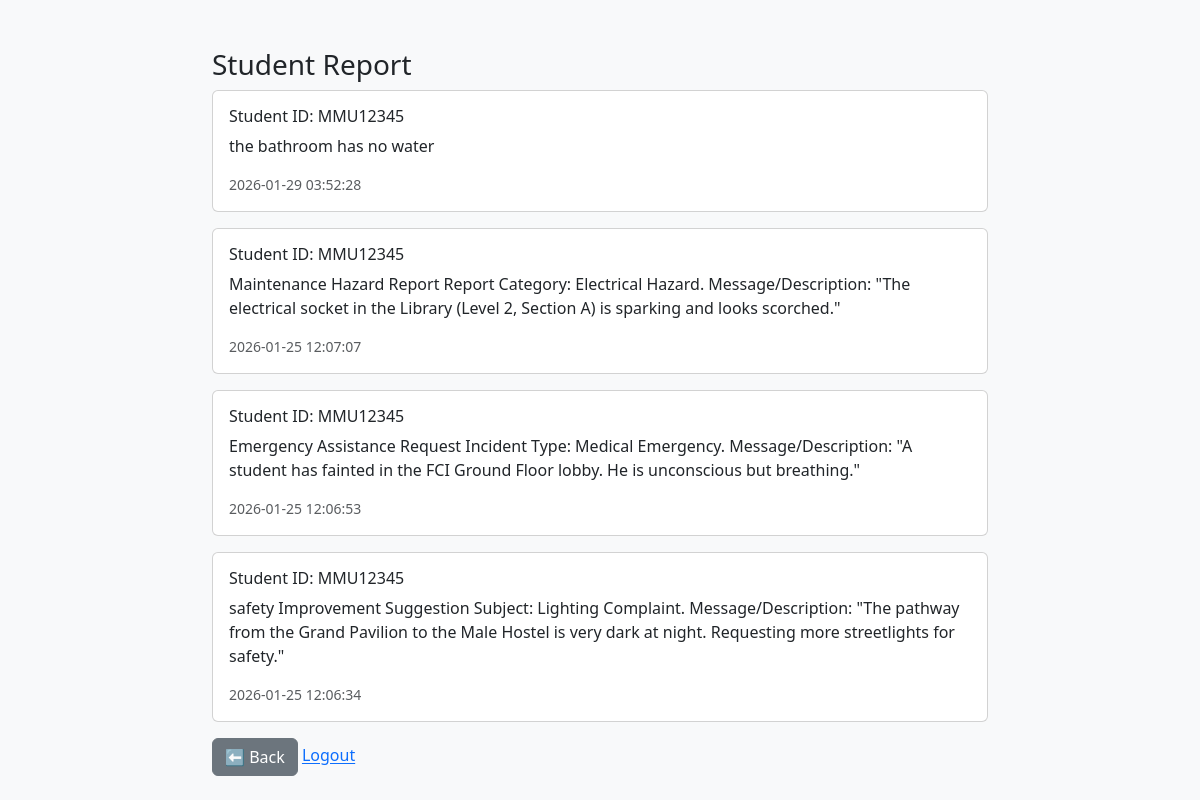
Page /admin/view_student_alerts.php on the committed database.
### tables this page shows
CREATE TABLE `student_reports` (
  `id` int(11) NOT NULL,
  `student_id` varchar(20) DEFAULT NULL,
  `report` text DEFAULT NULL,
  `created_at` timestamp NOT NULL DEFAULT current_timestamp(),
  `status` enum('new','read') DEFAULT 'new'
);

### admin/view_student_alerts.php (the view, shortened to what this page needs)
<?php
include("../backend/db1.php");
$conn->query("UPDATE student_reports SET status='read' WHERE status='new'");
?>
<!DOCTYPE html>
<html>
<head>
<link href="https://cdn.jsdelivr.net/npm/bootstrap@5.3.2/dist/css/bootstrap.min.css" rel="stylesheet">
</head>
<body class="bg-light">
<div class="container mt-5 col-md-8">
<h3> Student Report</h3>
<?php
$res = $conn->query("SELECT * FROM student_reports ORDER BY created_at DESC");
while ($r = $res->fetch_assoc()) {
    echo "
    <div class='card mb-3 p-3'>
        <h6>Student ID: {$r['student_id']}</h6>
        <p>{$r['report']}</p>
        <small class='text-muted'>{$r['created_at']}</small>
    </div>";
}
?>
<a href="send_alert.php" class="btn btn-secondary">⬅ Back</a>
<a href="logout.php">Logout</a>
</div>
</body>
</html>

### rows in the picture
student_reports: student "MMU12345", report "the bathroom has no water", created_at "2026-01-29 03:52:28"
student_reports: student "MMU12345", report "Maintenance Hazard Report Report Category: Electrical Hazard. Message/Description: \"The electrical socket in the Library (Level 2, Section A) is sparking and looks scorched.\"", created_at "2026-01-25 12:07:07"
student_reports: student "MMU12345", report "Emergency Assistance Request Incident Type: Medical Emergency. Message/Description: \"A student has fainted in the FCI Ground Floor lobby. He is unconscious but breathing.\"", created_at "2026-01-25 12:06:53"
student_reports: student "MMU12345", report "safety Improvement Suggestion Subject: Lighting Complaint. Message/Description: \"The pathway from the Grand Pavilion to the Male Hostel is very dark at night. Requesting more streetlights for safety.\"", created_at "2026-01-25 12:06:34"
